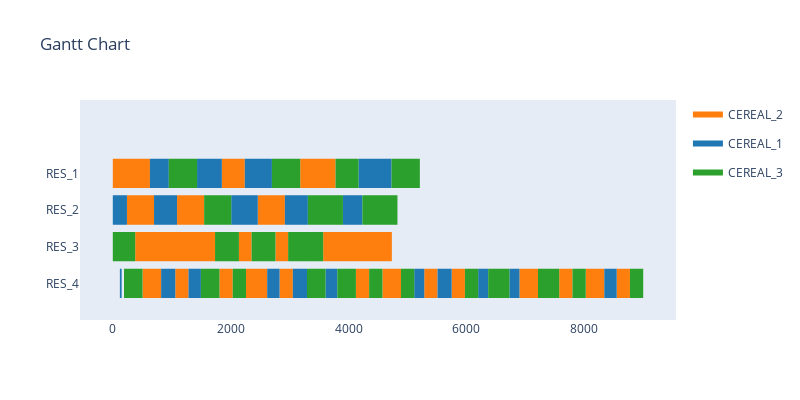

Notebook code cell kept with this figure:
### Code cell
sim_automated.run(visualise=True, verbose=False, cleverInitialise=False)

### Figure 1 — Plotly figure (JSON) as saved in the notebook; plotly's stock layout.template omitted (floating-point values rounded to 4 significant figures; data arrays with more than 128 entries replaced by an {"elided": "..."} marker saying what was removed)
{"data": [{"fill": "toself", "fillcolor": "rgb(255, 127, 14)", "hoverinfo": "name", "legendgroup": "rgb(255, 127, 14)", "mode": "none", "name": "CEREAL_2", "showlegend": true, "type": "scatter", "x": {"elided": "239 int values"}, "y": {"elided": "239 float values"}}, {"fill": "toself", "fillcolor": "rgb(31, 119, 180)", "hoverinfo": "name", "legendgroup": "rgb(31, 119, 180)", "mode": "none", "name": "CEREAL_1", "showlegend": true, "type": "scatter", "x": {"elided": "149 int values"}, "y": {"elided": "149 float values"}}, {"fill": "toself", "fillcolor": "rgb(44, 160, 44)", "hoverinfo": "name", "legendgroup": "rgb(44, 160, 44)", "mode": "none", "name": "CEREAL_3", "showlegend": true, "type": "scatter", "x": {"elided": "159 int values"}, "y": {"elided": "159 float values"}}, {"legendgroup": "rgb(255, 127, 14)", "marker": {"color": "rgb(255, 127, 14)", "opacity": 0, "size": 1}, "mode": "markers", "name": "", "showlegend": false, "text": [null, null, null, null, null, null, null, null, null, null, null, null, null, null, null, null, null, null, null, null, null, null, null, null, null, null, null, null, null, null, null, null, null, null, null, null, null, null, null, null, null, null, null, null, null, null, null, null, null, null, null, null, null, null, null, null, null, null, null, null, null, null, null, null, null, null, null, null, null, null, null, null, null, null, null, null, null, null, null, null, null, null, null, null, null, null, null, null, null, null, null, null, null, null, null, null], "type": "scatter", "x": [0, 210, 210, 420, 240, 700, 380, 595, 420, 630, 505, 730, 595, 785, 730, 775, 775, 820, 785, 975, 975, 1165, 1060, 1285, 1090, 1550, 1165, 1355, 1355, 1545, 1545, 1735, 1810, 2035, 1850, 2240, 2140, 2355, 2260, 2485, 2460, 2920, 2485, 2530, 2530, 2575, 2575, 2620, 2760, 2975, 2830, 3055, 3180, 3570, 3570, 3780, 3570, 3785, 3785, 3975, 3975, 4165, 4125, 4350, 4165, 4355, 4355, 4545, 4545, 4735, 4575, 4800, 4800, 4845, 4845, 4890, 5285, 5510, 5750, 5975, 6900, 7125, 7125, 7170, 7170, 7215, 7575, 7800, 8025, 8250, 8250, 8295, 8295, 8340, 8550, 8775], "y": [3, 3, 3, 3, 2, 2, 1, 1, 3, 3, 0, 0, 1, 1, 0, 0, 0, 0, 1, 1, 1, 1, 0, 0, 2, 2, 1, 1, 1, 1, 1, 1, 0, 0, 3, 3, 1, 1, 0, 0, 2, 2, 0, 0, 0, 0, 0, 0, 1, 1, 0, 0, 3, 3, 3, 3, 1, 1, 1, 1, 1, 1, 0, 0, 1, 1, 1, 1, 1, 1, 0, 0, 0, 0, 0, 0, 0, 0, 0, 0, 0, 0, 0, 0, 0, 0, 0, 0, 0, 0, 0, 0, 0, 0, 0, 0]}, {"legendgroup": "rgb(31, 119, 180)", "marker": {"color": "rgb(31, 119, 180)", "opacity": 0, "size": 1}, "mode": "markers", "name": "", "showlegend": false, "text": [null, null, null, null, null, null, null, null, null, null, null, null, null, null, null, null, null, null, null, null, null, null, null, null, null, null, null, null, null, null, null, null, null, null, null, null, null, null, null, null, null, null, null, null, null, null, null, null, null, null, null, null, null, null, null, null, null, null, null, null], "type": "scatter", "x": [0, 120, 120, 150, 120, 240, 630, 950, 700, 1090, 820, 1030, 1030, 1060, 1285, 1495, 1430, 1710, 1710, 1850, 2010, 2340, 2240, 2560, 2340, 2460, 2560, 2700, 2620, 2830, 2920, 3310, 3055, 3265, 3265, 3295, 3610, 3780, 3780, 3810, 3905, 4235, 4170, 4450, 4450, 4590, 4590, 4730, 5115, 5285, 5510, 5720, 5720, 5750, 6200, 6370, 6730, 6900, 8340, 8550], "y": [2, 2, 0, 0, 2, 2, 3, 3, 2, 2, 0, 0, 0, 0, 0, 0, 3, 3, 3, 3, 2, 2, 3, 3, 2, 2, 3, 3, 0, 0, 2, 2, 0, 0, 0, 0, 0, 0, 0, 0, 2, 2, 3, 3, 3, 3, 3, 3, 0, 0, 0, 0, 0, 0, 0, 0, 0, 0, 0, 0]}, {"legendgroup": "rgb(44, 160, 44)", "marker": {"color": "rgb(44, 160, 44)", "opacity": 0, "size": 1}, "mode": "markers", "name": "", "showlegend": false, "text": [null, null, null, null, null, null, null, null, null, null, null, null, null, null, null, null, null, null, null, null, null, null, null, null, null, null, null, null, null, null, null, null, null, null, null, null, null, null, null, null, null, null, null, null, null, null, null, null, null, null, null, null, null, null, null, null, null, null, null, null, null, null, null, null], "type": "scatter", "x": [0, 190, 190, 505, 190, 380, 950, 1430, 1495, 1810, 1550, 2010, 1735, 1950, 1950, 2140, 2035, 2260, 2355, 2570, 2570, 2760, 2700, 3180, 2975, 3190, 3190, 3380, 3295, 3610, 3310, 3905, 3380, 3570, 3780, 4170, 3810, 4125, 4235, 4830, 4350, 4575, 4730, 5210, 4890, 5115, 5975, 6200, 6370, 6685, 6685, 6730, 7215, 7440, 7440, 7485, 7485, 7530, 7530, 7575, 7800, 8025, 8775, 9000], "y": [1, 1, 0, 0, 1, 1, 3, 3, 0, 0, 2, 2, 1, 1, 1, 1, 0, 0, 1, 1, 1, 1, 3, 3, 1, 1, 1, 1, 0, 0, 2, 2, 1, 1, 3, 3, 0, 0, 2, 2, 0, 0, 3, 3, 0, 0, 0, 0, 0, 0, 0, 0, 0, 0, 0, 0, 0, 0, 0, 0, 0, 0, 0, 0]}], "layout": {"autosize": false, "height": 400, "hovermode": "closest", "showlegend": true, "title": {"text": "Gantt Chart"}, "width": 800, "xaxis": {"rangeselector": {"buttons": [{"count": 7, "label": "1w", "step": "day", "stepmode": "backward"}, {"count": 1, "label": "1m", "step": "month", "stepmode": "backward"}, {"count": 6, "label": "6m", "step": "month", "stepmode": "backward"}, {"count": 1, "label": "YTD", "step": "year", "stepmode": "todate"}, {"count": 1, "label": "1y", "step": "year", "stepmode": "backward"}, {"step": "all"}]}, "showgrid": false, "type": "linear", "zeroline": false}, "yaxis": {"autorange": false, "range": [-1, 5], "showgrid": false, "ticktext": ["RES_4", "RES_3", "RES_2", "RES_1"], "tickvals": [0, 1, 2, 3], "zeroline": false}}}
